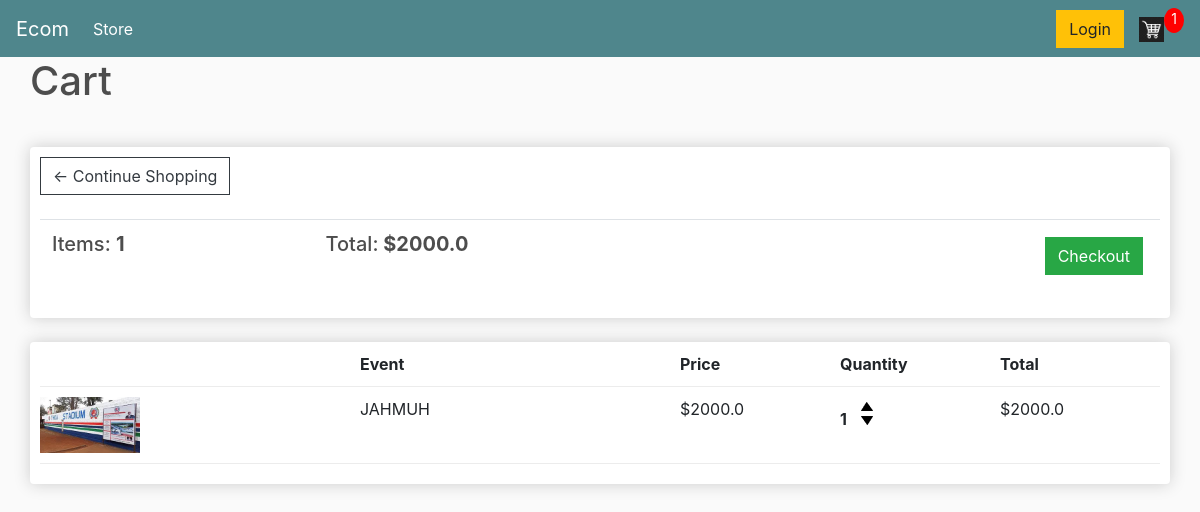
The page /cart/ (signed in) on the database as committed earlier.
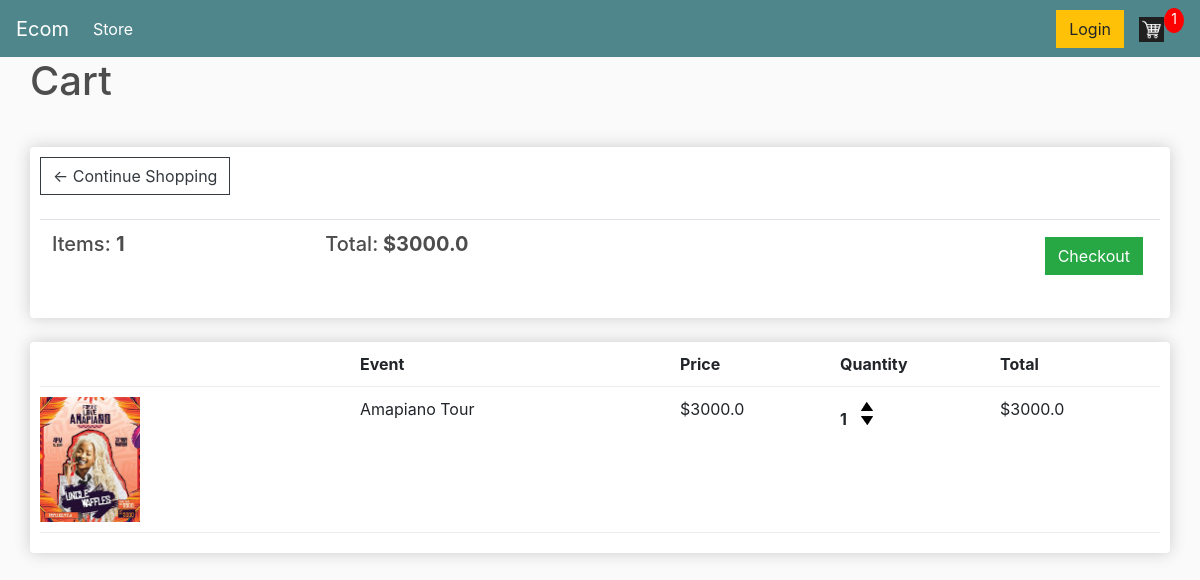
The same page on the database as committed later.
### store/models.py (models this page shows, shortened)
class Order(models.Model):
    customer = models.ForeignKey(Customer, on_delete=models.SET_NULL, blank=True, null=True)
    date_booked = models.DateTimeField(auto_now_add=True)
    complete = models.BooleanField(default=False, null=True,blank=True)
    transaction_id = models.CharField(max_length=300, null=True)
    @property
    def get_cart_total(self):
        orderItems = self.items.all()
        total = sum([item.get_total for item in orderItems])
        return total
    def get_cart_items(self):
        orderItems = self.items.all()
        total = sum([item.quantity for item in orderItems ])
        return total

class TicketItem(models.Model):
    event = models.ForeignKey(Event, on_delete=models.SET_NULL, blank=True, null=True)
    order = models.ForeignKey(Order, on_delete=models.SET_NULL, blank= True, null=True, related_name='items')
    quantity = models.IntegerField(default=0, null=True, blank=True)
    date_added = models.DateTimeField(auto_now_add=True)
    @property
    def get_total(self):
        if not self.event:
            print("No event linked to this TicketItem.")
            return 0  # or handle as you see fit
        ticket_price = self.event.ticket_price if self.event.ticket_price is not None else 0
        total = ticket_price * self.quantity
        return total

class Event(models.Model):
    title = models.CharField(default='title',max_length=20)
    digital = models.BooleanField(default = False, null=True, blank=True)
    description = models.CharField(default='describe',max_length= 200)
    date = models.DateField(null=True)
    ticket_price = models.FloatField(blank=True, null=True)
    start_time = models.TimeField(null=True)
    end_time = models.TimeField(null=True)
    location = models.CharField(max_length=50, null=True)
    max_ticket = models.IntegerField(default='0',null=True)
    image = models.ImageField(null=True,blank=True)
    @property
    def imageURL(self):
        try:
            url = self.image.url
        except:
            url = ''
        return url

### store/views.py (the view)
# urls.py: path('cart/', views.cart,name='cart'),
def cart(request):
    data = cartData(request)
    cartItems = data['cartItems']
    order = data['order']
    items = data['items']
    context = {'items':items, 'order':order,'cartItems':cartItems }
    return render (request, 'store/cart.html',context)

### store/utils.py (called while the page is built)
def cartData(request):
    if request.user.is_authenticated:
        customer = request.user.customer
        order, created = Order.objects.get_or_create(customer=customer, complete=False)
        items = order.items.all()
        cartItems = order.get_cart_items()
    else:
        cookieData = cookieCart(request)
        cartItems = cookieData['cartItems']
        order = cookieData['order']
        items = cookieData['items']
    return {'cartItems': cartItems, 'order': order, 'items': items}

### store/templates/store/cart.html
{% extends 'store/main.html' %}
{% load static %}
{% block content %}
<h1>Cart</h1>
<br>
<div class="row">
    <div class="col-lg-12">
        <div class="box-element">
            <a  class="btn btn-outline-dark" href="{% url 'store' %}">&#x2190; Continue Shopping</a>
            <br>
            <br>
            <table class="table">
                <tr>
                    <th><h5>Items: <strong>{{order.get_cart_items}}</strong></h5></th>
                    <th><h5>Total:<strong> ${{order.get_cart_total}}</strong></h5></th>
                    <th>
                        <a  style="float:right; margin:5px;" class="btn btn-success" href="{% url 'checkout' %}">Checkout</a>
                    </th>
                </tr>
            </table>
        </div>
        <br>
        <div class="box-element">
            <div class="cart-row">
                <div style="flex:2"></div>
                <div style="flex:2"><strong>Event</strong></div>
                <div style="flex:1"><strong>Price</strong></div>
                <div style="flex:1"><strong>Quantity</strong></div>
                <div style="flex:1"><strong>Total</strong></div>
            </div>
            {%for item in items %}
            <div class="cart-row">
                <div style="flex:2"><img class="row-image" src="{{item.event.imageURL}}"></div>
                <div style="flex:2"><p>{{item.event.title}}</p></div>
                <div style="flex:1"><p>${{item.event.ticket_price}}</p></div>
                <div style="flex:1">
                    <p class="quantity">{{item.quantity}}</p>
                    <div class="quantity">
                        <img data-event="{{item.event.id}}" data-action="add" class="chg-quantity update-cart" src="{% static  'imgs/arrow-up.png' %}">
                        <img  data-event="{{item.event.id}}" data-action="remove" class="chg-quantity update-cart" src="{% static  'imgs/arrow-down.png' %}">
                    </div>
                </div>
                <div style="flex:1"><p>${{item.get_total}}</p></div>
            </div>
            {%endfor %}
    </div>
</div>
{% endblock content %}

Rows that differ between the two databases and show on the page:
removed TicketItem: event.imageURL (picture), event "JAHMUH", event.ticket_price "2000.0", quantity "1", get_total "2000.0"
computed for Order: get_cart_total "2000.0" → "3000.0"
added TicketItem: event.imageURL (picture), event "Amapiano Tour", event.ticket_price "3000.0", quantity "1", get_total "3000.0"
